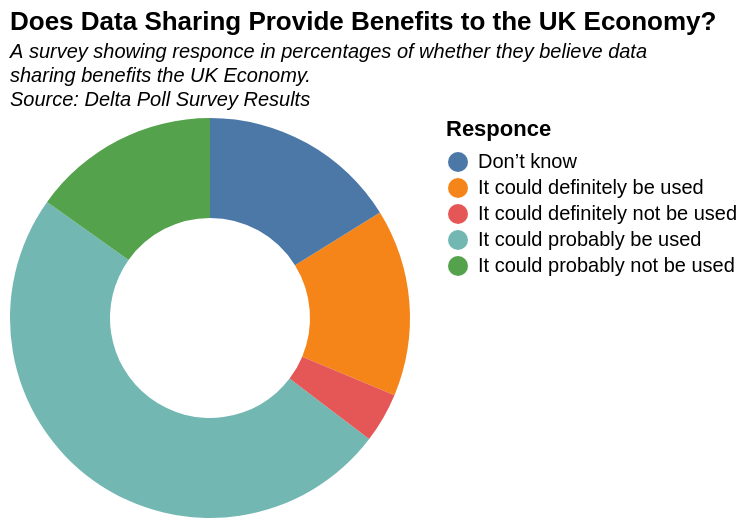

This figure's Vega-Lite source:
### Vega-Lite specification from a JSON file in a GitHub repository (floating-point values rounded to 4 significant figures)
{"$schema": "https://vega.github.io/schema/vega-lite/v5.json", "title": {"text": "Does Data Sharing Provide Benefits to the UK Economy?", "subtitle": ["A survey showing responce in percentages of whether they believe data", "sharing benefits the UK Economy.", "Source: Delta Poll Survey Results"], "subtitleFontStyle": "italic", "subtitleFontSize": 10, "anchor": "start", "color": "black"}, "width": 200, "height": 200, "data": {"values": [{"Responce": "It could definitely be used", "value": 15}, {"Responce": "It could probably be used", "value": 49}, {"Responce": "It could probably not be used", "value": 15}, {"Responce": "It could definitely not be used", "value": 4}, {"Responce": "Don’t know", "value": 16}]}, "mark": {"type": "arc", "innerRadius": 50}, "encoding": {"theta": {"field": "value", "type": "quantitative"}, "color": {"field": "Responce", "type": "nominal"}, "tooltip": [{"field": "Responce", "title": "Responce"}, {"field": "value", "title": "Percent"}]}}
